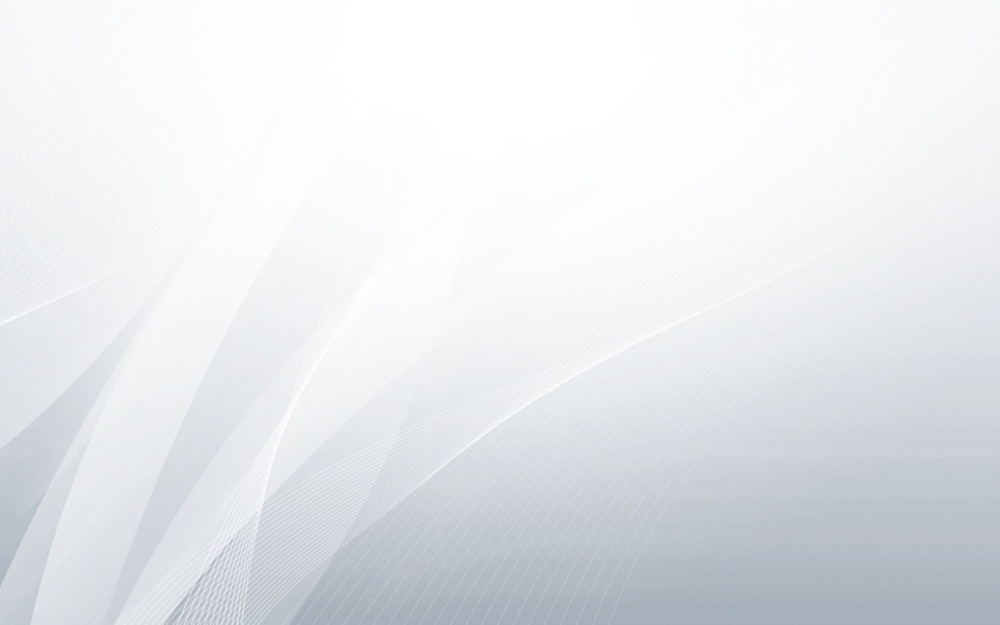
#> input picture gui/assets/splash.jpg, 1000 x 625 px, shrunk from 1920 x 1200 before the run
$ python -i dehazing.py   (imports and definitions only)
#> lines starting #> are read from the running program, lines starting #| are printed output that depends on the picture
import cv2
import numpy as np
import cv2
from scipy.ndimage import gaussian_filter
from PyQt5.QtCore import pyqtSignal
class DehazingCPU(object):
    def __init__(self, progress_callback=None):
        self.progress_callback = progress_callback

    def report_progress(self, progress):
        if self.progress_callback:
            self.progress_callback(progress)

    def DarkChannel(self, im, sz):
        b, g, r = cv2.split(im)
        dc = np.min(np.stack([r, g, b]), axis=0)
        kernel = cv2.getStructuringElement(cv2.MORPH_RECT, (sz, sz))
        dark = cv2.erode(dc, kernel)
        self.report_progress(20)
        return dark

    def EstimateA(self, img, darkChannel):
        h, w, _ = img.shape
        length = h * w
        num = max(int(length * 0.0001), 1)

        darkChannVec = darkChannel.reshape(length)
        index = np.argpartition(darkChannVec, -num)[-num:]
        coords = np.column_stack(np.unravel_index(index, (h, w)))

        A = np.mean(img[coords[:, 0], coords[:, 1], :], axis=0, keepdims=True)
        self.report_progress(40)
        return A

    def TransmissionEstimate(self, im, A, sz):
        omega = 0.90
        im3 = im / A[0, :]

        transmission = 1 - omega * self.DarkChannel(im3, sz)
        self.report_progress(60)
        return transmission

    def GaussianTransmissionRefine(self, et, sigma=2):
        refined = gaussian_filter(et, sigma=sigma)
        self.report_progress(80)
        return refined

    def Recover(self, im, t, A, tx=0.1):
        t = np.maximum(t, tx)
        t_broadcasted = np.expand_dims(t, axis=-1)
        res = (im - A) / t_broadcasted + A
        self.report_progress(95)
        return res

    def image_processing(self, frame):
        self.report_progress(0)
        I = frame.astype('float64') / 255
        self.report_progress(10)
        dark = self.DarkChannel(I, 15)
        A = self.EstimateA(I, dark)
        te = self.TransmissionEstimate(I, A, 3)
        t = self.GaussianTransmissionRefine(te)
        J = self.Recover(I, t, A, 0.1)
        self.report_progress(100)
        return J


# [197 lines of commented-out code are left out]

>>> import cv2
>>> picture = cv2.cvtColor(cv2.imread('../gui/assets/splash.jpg'), cv2.COLOR_BGR2RGB)
>>> result = DehazingCPU().image_processing(picture)
#> in DarkChannel, `dark = cv2.erode(dc, kernel)`:
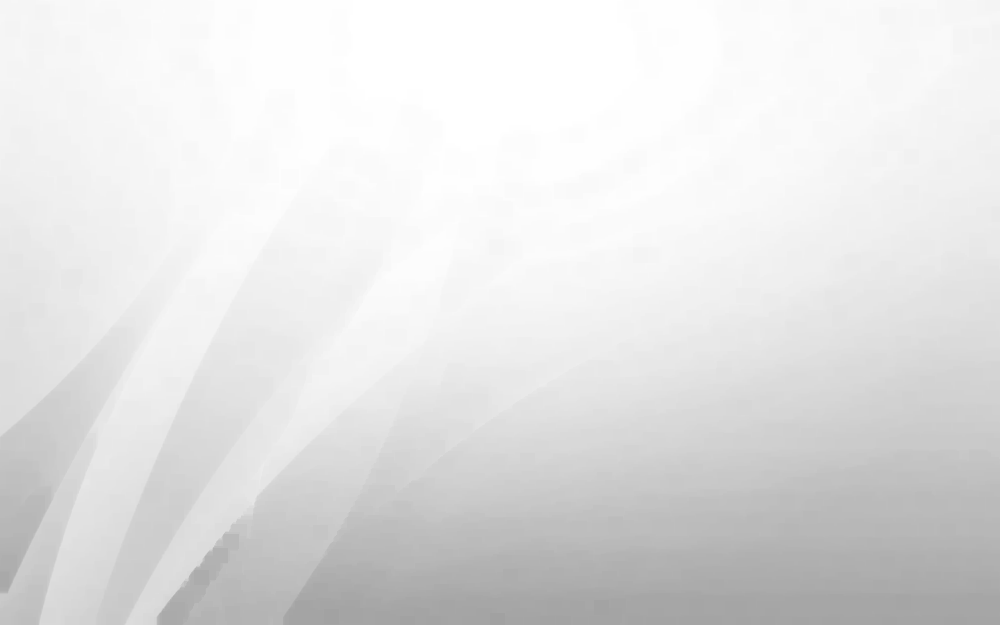
#> dark: shape (625, 1000) float64; min 0.631, max 1, mean 0.889
#> in EstimateA, `index = np.argpartition(darkChannVec, -num)[-num:]`: index = 62 values, max 106499 at index 61, min 50623 at index 25, mean 85461.1
#> in EstimateA, `coords = np.column_stack(np.unravel_index(index, (h, w)))`: coords = 62 pairs, first value 50 to 106, second value 499 to 634
#> in EstimateA, `A = np.mean(img[coords[:, 0], coords[:, 1], :], axis=0, keepdims=True)`: A = [[1, 1, 1]]
#> in TransmissionEstimate, `transmission = 1 - omega * self.DarkChannel(im3, sz)`:
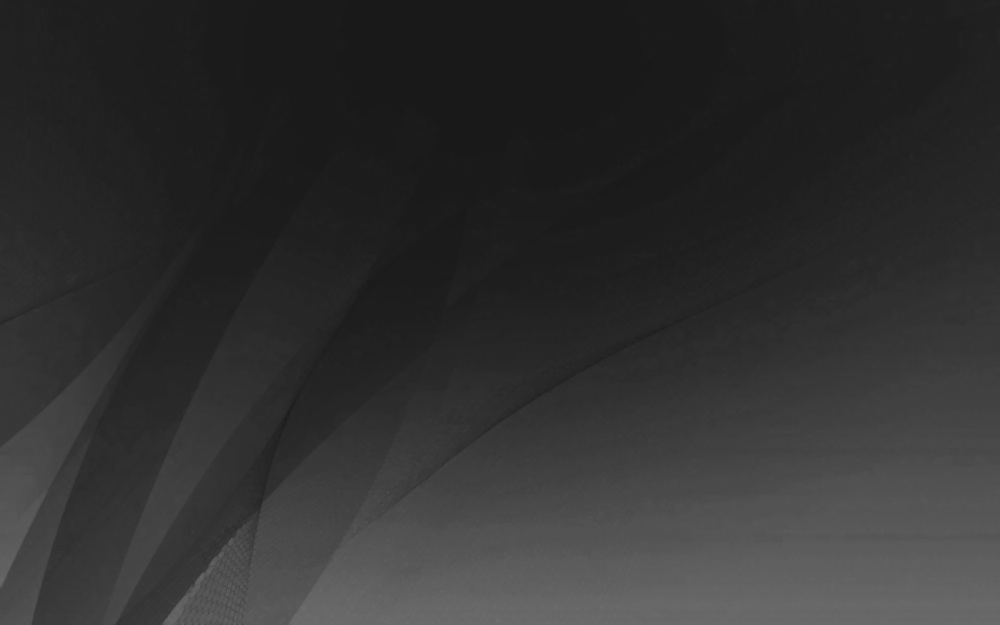
#> transmission: shape (625, 1000) float64; min 0.1, max 0.432, mean 0.192
#> in Recover, `res = (im - A) / t_broadcasted + A`:
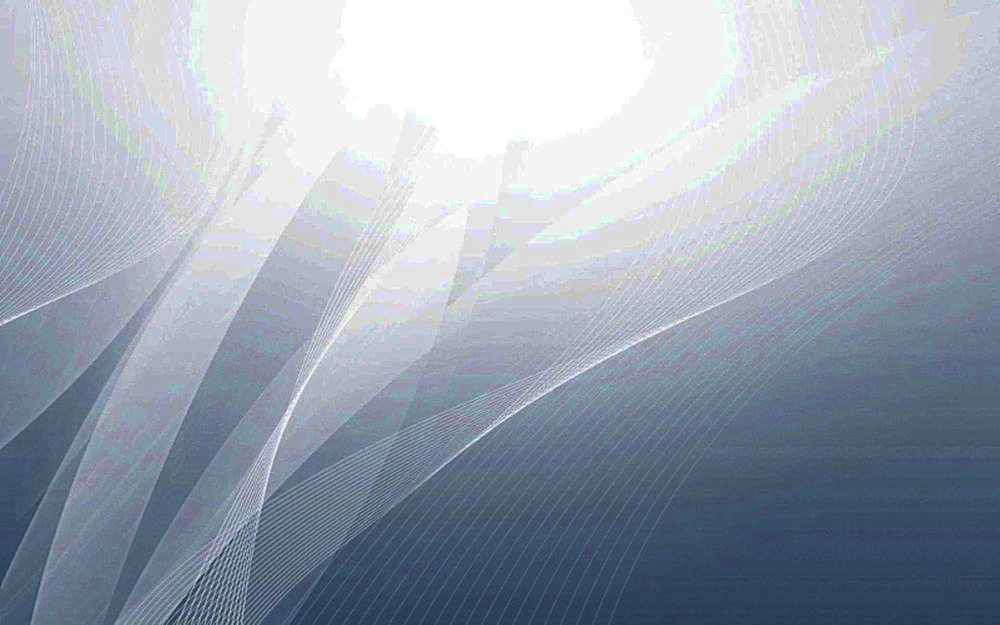
#> res: shape (625, 1000, 3) float64; mean R, G, B 0.609, 0.647, 0.702
